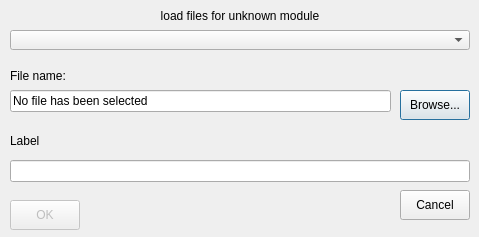
<ui version="4.0" >
 <class>FileWinBase</class>
 <widget class="QDialog" name="FileWinBase" >
  <property name="geometry" >
   <rect>
    <x>0</x>
    <y>0</y>
    <width>479</width>
    <height>237</height>
   </rect>
  </property>
  <property name="windowTitle" >
   <string>Load files</string>
  </property>
  <widget class="QLabel" name="FNLabel" >
   <property name="geometry" >
    <rect>
     <x>10</x>
     <y>60</y>
     <width>151</width>
     <height>31</height>
    </rect>
   </property>
   <property name="font" >
    <font/>
   </property>
   <property name="text" >
    <string>File name:</string>
   </property>
   <property name="wordWrap" >
    <bool>false</bool>
   </property>
  </widget>
  <widget class="QLabel" name="ModuleLabel" >
   <property name="geometry" >
    <rect>
     <x>20</x>
     <y>0</y>
     <width>440</width>
     <height>31</height>
    </rect>
   </property>
   <property name="font" >
    <font/>
   </property>
   <property name="text" >
    <string>load files for unknown module</string>
   </property>
   <property name="alignment" >
    <set>Qt::AlignCenter</set>
   </property>
   <property name="wordWrap" >
    <bool>false</bool>
   </property>
  </widget>
  <widget class="QComboBox" name="FileType" >
   <property name="geometry" >
    <rect>
     <x>10</x>
     <y>30</y>
     <width>460</width>
     <height>20</height>
    </rect>
   </property>
  </widget>
  <widget class="QPushButton" name="BrwsButt" >
   <property name="geometry" >
    <rect>
     <x>400</x>
     <y>90</y>
     <width>70</width>
     <height>30</height>
    </rect>
   </property>
   <property name="text" >
    <string>Browse...</string>
   </property>
  </widget>
  <widget class="QLineEdit" name="FileName" >
   <property name="geometry" >
    <rect>
     <x>10</x>
     <y>90</y>
     <width>381</width>
     <height>22</height>
    </rect>
   </property>
   <property name="text" >
    <string>No file has been selected</string>
   </property>
  </widget>
  <widget class="QLabel" name="ComLabel" >
   <property name="geometry" >
    <rect>
     <x>10</x>
     <y>130</y>
     <width>141</width>
     <height>21</height>
    </rect>
   </property>
   <property name="text" >
    <string>Label</string>
   </property>
   <property name="wordWrap" >
    <bool>false</bool>
   </property>
  </widget>
  <widget class="QPushButton" name="OKButt" >
   <property name="enabled" >
    <bool>false</bool>
   </property>
   <property name="geometry" >
    <rect>
     <x>10</x>
     <y>200</y>
     <width>70</width>
     <height>30</height>
    </rect>
   </property>
   <property name="font" >
    <font/>
   </property>
   <property name="text" >
    <string>OK</string>
   </property>
  </widget>
  <widget class="QLineEdit" name="Comments" >
   <property name="geometry" >
    <rect>
     <x>10</x>
     <y>160</y>
     <width>460</width>
     <height>22</height>
    </rect>
   </property>
   <property name="font" >
    <font/>
   </property>
   <property name="toolTip" >
    <string>Label that will show up in tree-view after data uploading</string>
   </property>
   <property name="text" >
    <string/>
   </property>
   <property name="alignment" >
    <set>Qt::AlignLeading</set>
   </property>
  </widget>
  <widget class="QPushButton" name="CancButt" >
   <property name="geometry" >
    <rect>
     <x>400</x>
     <y>190</y>
     <width>70</width>
     <height>30</height>
    </rect>
   </property>
   <property name="font" >
    <font/>
   </property>
   <property name="text" >
    <string>Cancel</string>
   </property>
  </widget>
 </widget>
 <pixmapfunction>qPixmapFromMimeSource</pixmapfunction>
 <resources/>
 <connections/>
</ui>
